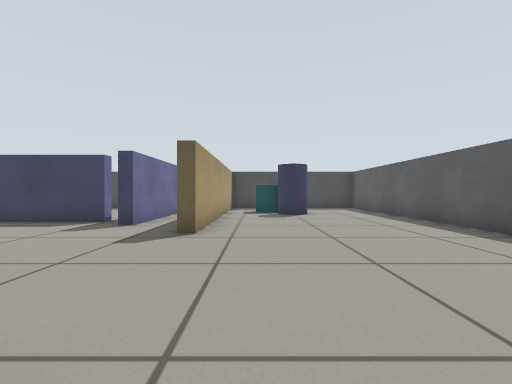
view 1 (above)

23 first-person views from a walk through a robot-simulator world made for Gazebo. The camera is 0.45 m above the floor, looks level and sees 85° across. The floor is counted in squares, 0.5 m on a side. Each view is taken from the middle of a square. On the plan, view 1 faces up. The plan holds only what a view shows up to about 11 squares ahead; the rest is blank.

view 2
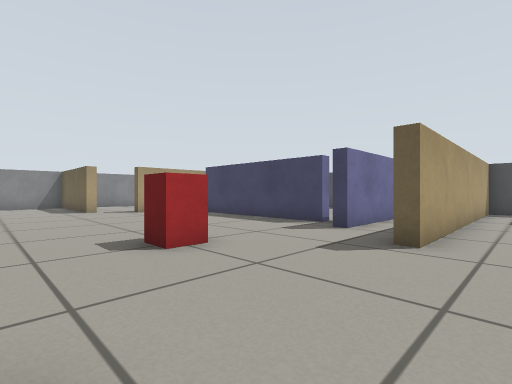

view 3
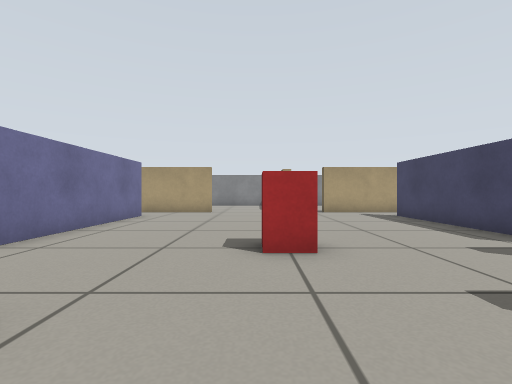

view 4
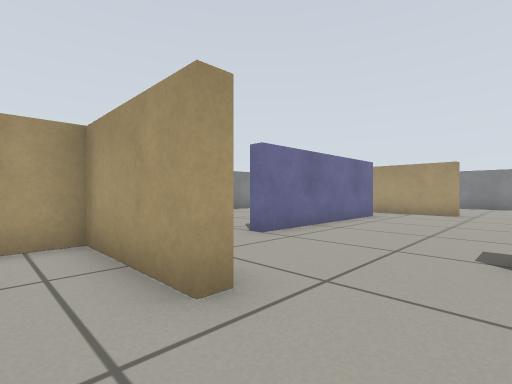

view 5
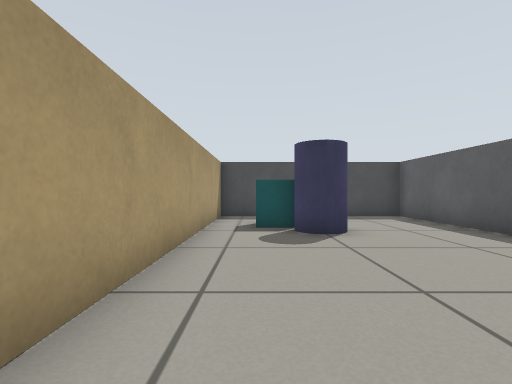

view 6
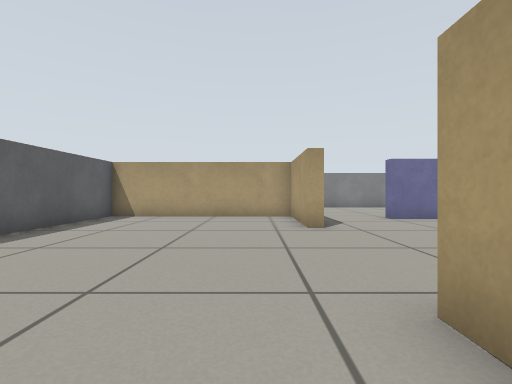

view 7
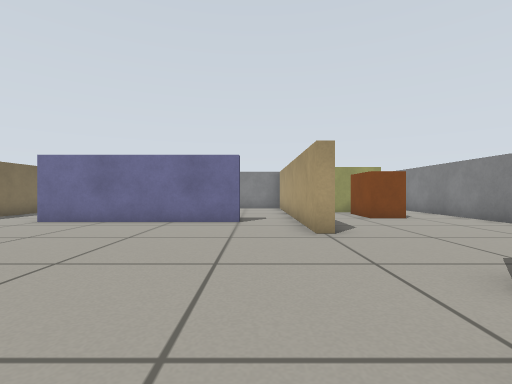

view 8
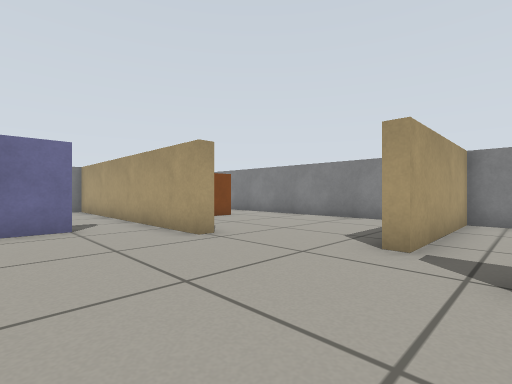

view 9
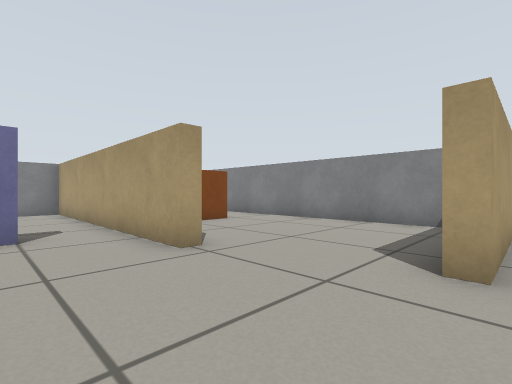

view 10
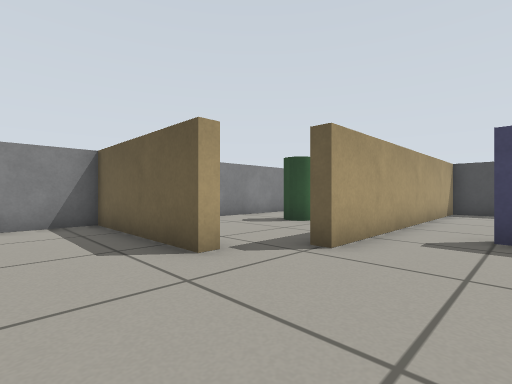

view 11
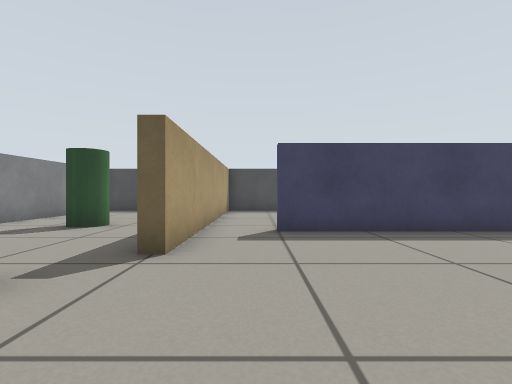

view 12
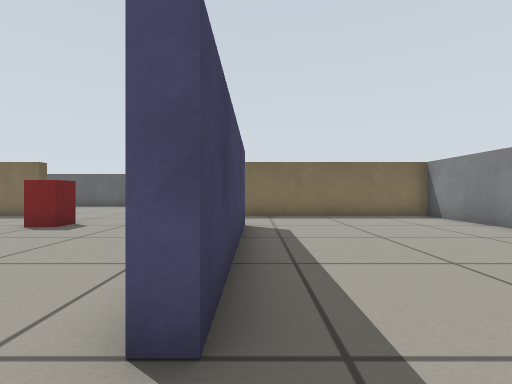

view 13
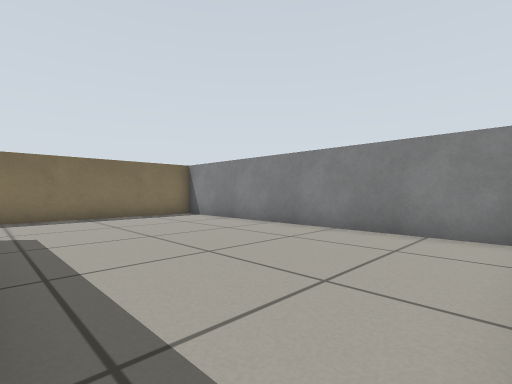

view 14
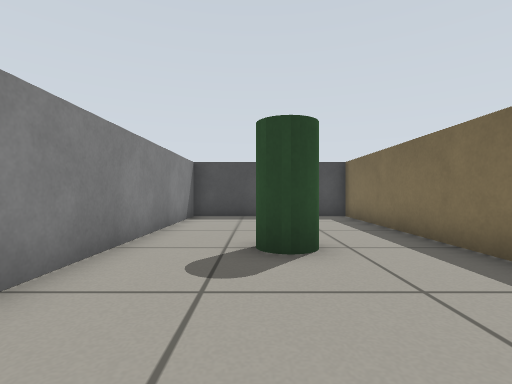

view 15
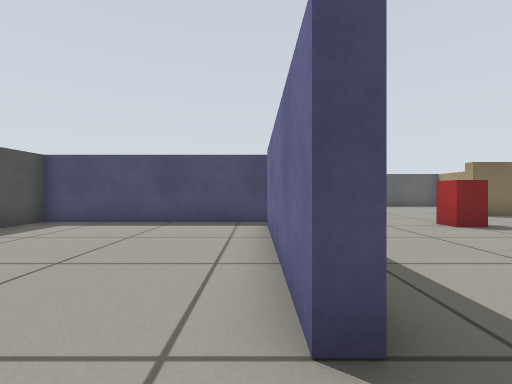

view 16
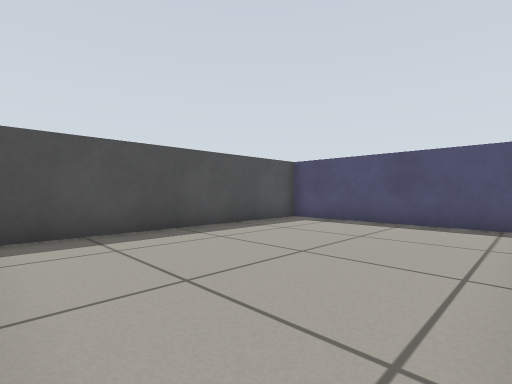

view 17
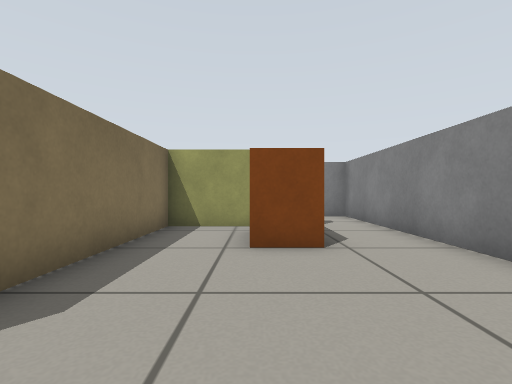

view 18
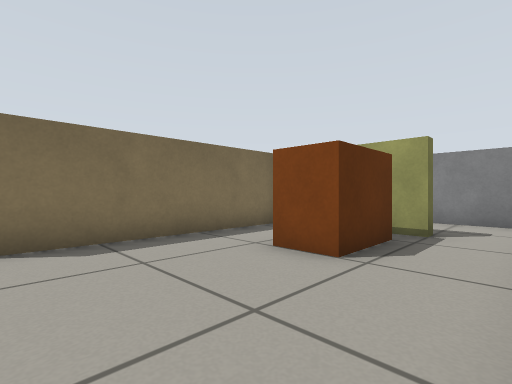

view 19
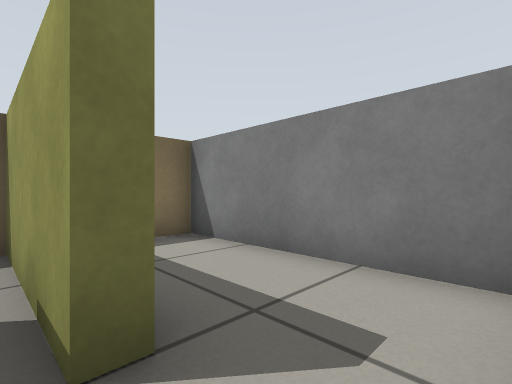

view 20
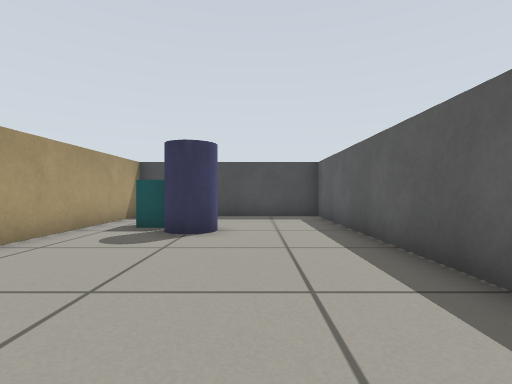

view 21
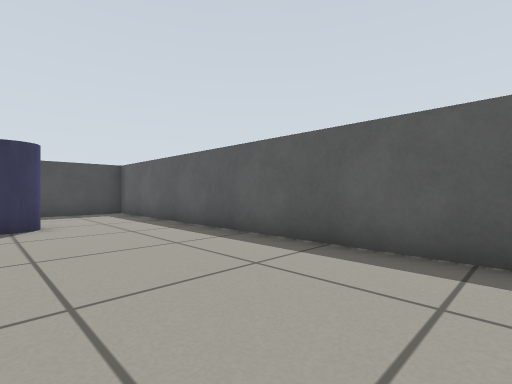

view 22
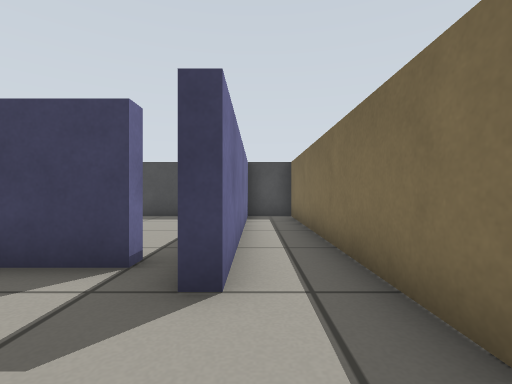

view 23
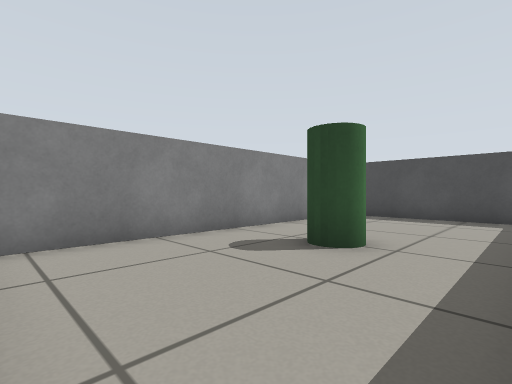

### Floor plan
Points are (right, up) in squares from view 1. A wall is a line through its corners. A room is listed if a view was taken in it or the views show most of it. See-through windows are left out.
Room 1 (views 1, 2, 3, 4, 5, 6, 7, 8, 9, 10, 11, 17, 18, 19, 20, 21, 22, 23)
walls: (-4.5, 8.8) (-4.5, 8.3) (-10.5, 8.3); (-1.7, -1.4) (-1.7, 1) (-1.3, 1) (-1.3, -2.3) (5.3, -2.3) (5.3, 15.3) (-1.3, 15.3) (-1.3, 6) (-1.7, 6) (-1.7, 15.3) (-3.4, 15.3); (-10.5, -1.7) (-10.5, -1.3) (-4.5, -1.3); (-12.3, 7.5) (-12.3, 6) (-12.8, 6); (-13.5, 4.7) (-13.5, 4.3) (-18.3, 4.3) (-18.3, -5.6); (-3.3, 14.5) (-3.3, 7.5) (-3.8, 7.5); (-16.5, -5.8) (-16.5, -5.3) (-12.7, -5.3) (-12.7, 1) (-12.3, 1) (-12.3, -1.4)
ways out: opening at (-11.5, -2) to room 2; opening at (-3.5, -2) to room 2; opening at (-14, 5) to room 3; opening at (-11.5, 8) to room 4; opening at (-17.5, -6) to room 5
objects: brown box (-16, -4) to (-15, -3); red box (-5, 3) to (-4, 4); cyan box (0, 12) to (1, 13); pillar (1, 11) to (2, 12)
Room 2 (views 12, 13)
walls: (-4.9, -1.7) (-10.5, -1.7); (-4.5, -1.3) (-4.5, -1.8); (-12.3, -1.4) (-12.3, -8.3) (-1.7, -8.3) (-1.7, -1.4)
ways out: opening at (-11.5, -2) to room 1; opening at (-3.5, -2) to room 1
Room 3 (view 14)
walls: (-12.7, 8.5) (-12.7, 15.3) (-18.3, 15.3) (-18.3, 4.7) (-13.5, 4.7)
ways out: opening at (-14, 5) to room 1
objects: pillar (-16, 9) to (-15, 10)
Room 4 (views 15, 16)
walls: (-10.5, 8.3) (-10.5, 8.7) (-5, 8.7); (-3.7, 8.6) (-3.7, 15.3) (-12.3, 15.3) (-12.3, 7.5)
ways out: opening at (-11.5, 8) to room 1
Room 5 (no view inside)
walls: (-18.3, -5.6) (-18.3, -8.3) (-12.7, -8.3) (-12.7, -7.4)
ways out: opening at (-17.5, -6) to room 1

Where each view was taken, in squares from view 1:
view 1: 0 up, 0 right, facing up
view 2: 1 up, 0 right, facing up-left
view 3: 3 up, 0 right, facing left
view 4: 3 up, 0 right, facing down-left
view 5: 5 up, 0 right, facing up
view 6: 8 up, 0 right, facing down
view 7: 7 up, 11 left, facing down
view 8: 6 up, 9 left, facing down-left
view 9: 5 up, 10 left, facing down-left
view 10: 2 up, 10 left, facing up-left
view 11: 2 up, 11 left, facing up
view 12: 2 down, 12 left, facing right
view 13: 2 down, 12 left, facing down-right
view 14: 5 up, 16 left, facing up
view 15: 9 up, 12 left, facing right
view 16: 9 up, 12 left, facing up-right
view 17: 2 up, 15 left, facing down
view 18: 1 up, 18 left, facing down-right
view 19: 5 down, 18 left, facing down-right
view 20: 5 up, 3 right, facing up
view 21: 3 up, 1 right, facing up-right
view 22: 5 up, 3 left, facing up
view 23: 5 up, 13 left, facing up-left
